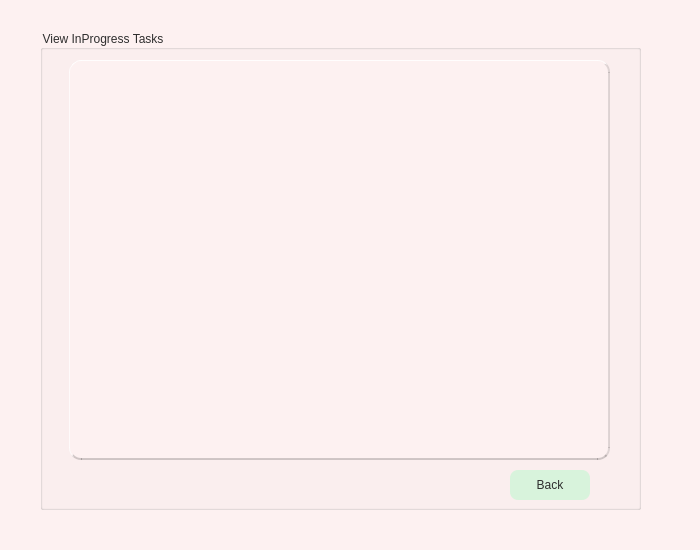
<?xml version="1.0" encoding="UTF-8"?>
<ui version="4.0">
 <class>viewinprogresspage</class>
 <widget class="QWidget" name="viewinprogresspage">
  <property name="geometry">
   <rect>
    <x>0</x>
    <y>0</y>
    <width>700</width>
    <height>550</height>
   </rect>
  </property>
  <property name="windowTitle">
   <string>Form</string>
  </property>
  <property name="styleSheet">
   <string notr="true">QFrame {
    background-color: white;
    border-radius: 12px;
    border-top: 1px solid rgba(255, 255, 255, 0.9);
    border-left: 1px solid rgba(255, 255, 255, 0.7);
    border-bottom: 2px solid rgba(0, 0, 0, 0.18);
    border-right: 2px solid rgba(0, 0, 0, 0.12);
}
QWidget {
    background-color: #fdf1f1;   /* pastel pink background */
    color: #2e2e2e;              /* charcoal text */
}

QPushButton {
    background-color: #d8f3dc;   /* mint green buttons */
    color: #2e2e2e;              /* dark text */
   
    border-radius: 8px;
    padding: 8px;
}

QPushButton:pressed {
    background-color: #fff5e1;   /* soft cream when pressed */
}
QDateEdit{
 background-color:white;
}
QTimeEdit
{
background-color:white;
}
QPlainTextEdit
{
background-color:white;
}
QComboBox
{
background-color:white;
}

</string>
  </property>
  <widget class="QGroupBox" name="groupBox">
   <property name="geometry">
    <rect>
     <x>40</x>
     <y>30</y>
     <width>601</width>
     <height>480</height>
    </rect>
   </property>
   <property name="title">
    <string>View InProgress Tasks</string>
   </property>
   <widget class="QPushButton" name="btnBack">
    <property name="geometry">
     <rect>
      <x>470</x>
      <y>440</y>
      <width>80</width>
      <height>30</height>
     </rect>
    </property>
    <property name="text">
     <string>Back</string>
    </property>
   </widget>
   <widget class="QTableWidget" name="tableWidget">
    <property name="geometry">
     <rect>
      <x>29</x>
      <y>30</y>
      <width>541</width>
      <height>400</height>
     </rect>
    </property>
    <property name="styleSheet">
     <string notr="true">QFrame {
    background-color: white;
    border-radius: 12px;
    border-top: 1px solid rgba(255, 255, 255, 0.9);
    border-left: 1px solid rgba(255, 255, 255, 0.7);
    border-bottom: 2px solid rgba(0, 0, 0, 0.18);
    border-right: 2px solid rgba(0, 0, 0, 0.12);
}
QWidget {
    background-color: #fdf1f1;   /* pastel pink background */
    color: #2e2e2e;              /* charcoal text */
}

QPushButton {
    background-color: #d8f3dc;   /* mint green buttons */
    color: #2e2e2e;              /* dark text */
   
    border-radius: 8px;
    padding: 8px;
}

QPushButton:pressed {
    background-color: #fff5e1;   /* soft cream when pressed */
}
QDateEdit{
 background-color:white;
}
QTimeEdit
{
background-color:white;
}
QPlainTextEdit
{
background-color:white;
}
QComboBox
{
background-color:white;
}

</string>
    </property>
   </widget>
  </widget>
 </widget>
 <resources/>
 <connections/>
</ui>
